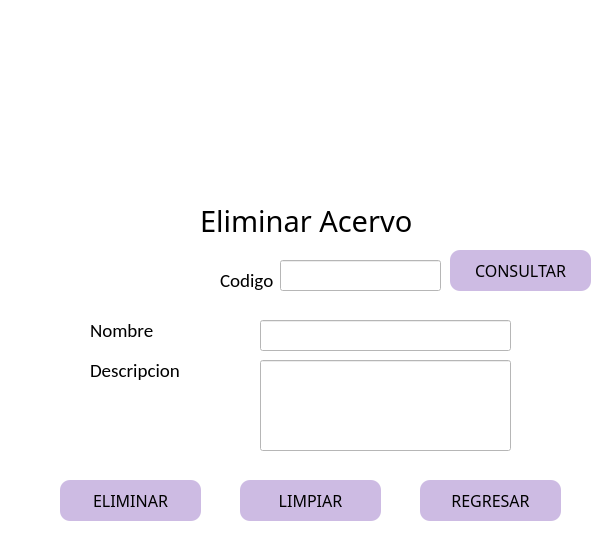
<?xml version="1.0" encoding="UTF-8"?>
<ui version="4.0">
 <class>MainWindow</class>
 <widget class="QMainWindow" name="MainWindow">
  <property name="geometry">
   <rect>
    <x>0</x>
    <y>0</y>
    <width>599</width>
    <height>557</height>
   </rect>
  </property>
  <property name="windowTitle">
   <string>MainWindow</string>
  </property>
  <property name="styleSheet">
   <string notr="true">background-color: rgb(255, 255, 255);</string>
  </property>
  <widget class="QWidget" name="centralwidget">
   <widget class="QPushButton" name="pbConsultar_ace">
    <property name="geometry">
     <rect>
      <x>450</x>
      <y>250</y>
      <width>141</width>
      <height>41</height>
     </rect>
    </property>
    <property name="font">
     <font>
      <family>Dubai Medium</family>
      <pointsize>12</pointsize>
     </font>
    </property>
    <property name="styleSheet">
     <string notr="true">QPushButton{

	background-color:rgb(205, 187, 227);
	border-radius:10px;
	border:10px;
}


QPushButton:hover{
background-color: rgb(170, 255, 127);
	border-radius:10px;
	border: 10px;
}</string>
    </property>
    <property name="text">
     <string>CONSULTAR</string>
    </property>
   </widget>
   <widget class="QPushButton" name="pbEliminar_ace">
    <property name="geometry">
     <rect>
      <x>60</x>
      <y>480</y>
      <width>141</width>
      <height>41</height>
     </rect>
    </property>
    <property name="font">
     <font>
      <family>Dubai Medium</family>
      <pointsize>12</pointsize>
     </font>
    </property>
    <property name="styleSheet">
     <string notr="true">QPushButton{

	background-color:rgb(205, 187, 227);
	border-radius:10px;
	border:10px;
}


QPushButton:hover{
background-color: rgb(170, 255, 127);
	border-radius:10px;
	border: 10px;
}</string>
    </property>
    <property name="text">
     <string>ELIMINAR</string>
    </property>
   </widget>
   <widget class="QLabel" name="label">
    <property name="geometry">
     <rect>
      <x>200</x>
      <y>200</y>
      <width>231</width>
      <height>41</height>
     </rect>
    </property>
    <property name="font">
     <font>
      <family>Segoe MDL2 Assets</family>
      <pointsize>22</pointsize>
     </font>
    </property>
    <property name="text">
     <string>Eliminar Acervo</string>
    </property>
   </widget>
   <widget class="QPushButton" name="pbRegresar_ace">
    <property name="geometry">
     <rect>
      <x>420</x>
      <y>480</y>
      <width>141</width>
      <height>41</height>
     </rect>
    </property>
    <property name="font">
     <font>
      <family>Dubai Medium</family>
      <pointsize>12</pointsize>
     </font>
    </property>
    <property name="styleSheet">
     <string notr="true">QPushButton{

	background-color:rgb(205, 187, 227);
	border-radius:10px;
	border:10px;
}


QPushButton:hover{
background-color: rgb(170, 255, 127);
	border-radius:10px;
	border: 10px;
}</string>
    </property>
    <property name="text">
     <string>REGRESAR</string>
    </property>
   </widget>
   <widget class="QLabel" name="label_2">
    <property name="geometry">
     <rect>
      <x>60</x>
      <y>10</y>
      <width>491</width>
      <height>101</height>
     </rect>
    </property>
    <property name="styleSheet">
     <string notr="true"/>
    </property>
    <property name="text">
     <string/>
    </property>
    <property name="pixmap">
     <pixmap>../imagenes/Logo.png</pixmap>
    </property>
    <property name="scaledContents">
     <bool>true</bool>
    </property>
   </widget>
   <widget class="QLineEdit" name="lineEdit_DescripcionAcervo">
    <property name="geometry">
     <rect>
      <x>260</x>
      <y>360</y>
      <width>251</width>
      <height>91</height>
     </rect>
    </property>
    <property name="font">
     <font>
      <pointsize>10</pointsize>
     </font>
    </property>
    <property name="tabletTracking">
     <bool>false</bool>
    </property>
    <property name="layoutDirection">
     <enum>Qt::LeftToRight</enum>
    </property>
    <property name="autoFillBackground">
     <bool>false</bool>
    </property>
    <property name="styleSheet">
     <string notr="true">QLineEdit{
border: .5px solid
}
</string>
    </property>
    <property name="text">
     <string/>
    </property>
    <property name="echoMode">
     <enum>QLineEdit::Normal</enum>
    </property>
    <property name="alignment">
     <set>Qt::AlignLeading|Qt::AlignLeft|Qt::AlignTop</set>
    </property>
   </widget>
   <widget class="QLabel" name="label_8">
    <property name="geometry">
     <rect>
      <x>220</x>
      <y>270</y>
      <width>61</width>
      <height>20</height>
     </rect>
    </property>
    <property name="font">
     <font>
      <family>Calibri</family>
      <pointsize>14</pointsize>
     </font>
    </property>
    <property name="text">
     <string>Codigo</string>
    </property>
   </widget>
   <widget class="QLabel" name="label_9">
    <property name="geometry">
     <rect>
      <x>90</x>
      <y>320</y>
      <width>91</width>
      <height>20</height>
     </rect>
    </property>
    <property name="font">
     <font>
      <family>Calibri</family>
      <pointsize>14</pointsize>
     </font>
    </property>
    <property name="text">
     <string>Nombre</string>
    </property>
   </widget>
   <widget class="QLineEdit" name="lineEdit_nombreAcervo">
    <property name="geometry">
     <rect>
      <x>260</x>
      <y>320</y>
      <width>251</width>
      <height>31</height>
     </rect>
    </property>
    <property name="font">
     <font>
      <pointsize>10</pointsize>
     </font>
    </property>
    <property name="styleSheet">
     <string notr="true">QLineEdit{
border: .5px solid
}
</string>
    </property>
   </widget>
   <widget class="QLabel" name="label_3">
    <property name="geometry">
     <rect>
      <x>90</x>
      <y>360</y>
      <width>111</width>
      <height>20</height>
     </rect>
    </property>
    <property name="font">
     <font>
      <family>Calibri</family>
      <pointsize>14</pointsize>
     </font>
    </property>
    <property name="text">
     <string>Descripcion</string>
    </property>
   </widget>
   <widget class="QLineEdit" name="lineEdit_codigoA">
    <property name="geometry">
     <rect>
      <x>280</x>
      <y>260</y>
      <width>161</width>
      <height>31</height>
     </rect>
    </property>
    <property name="font">
     <font>
      <pointsize>10</pointsize>
     </font>
    </property>
    <property name="styleSheet">
     <string notr="true">QLineEdit{
border: .5px solid
}
</string>
    </property>
   </widget>
   <widget class="QPushButton" name="pbLimpiar_ace">
    <property name="geometry">
     <rect>
      <x>240</x>
      <y>480</y>
      <width>141</width>
      <height>41</height>
     </rect>
    </property>
    <property name="font">
     <font>
      <family>Dubai Medium</family>
      <pointsize>12</pointsize>
     </font>
    </property>
    <property name="styleSheet">
     <string notr="true">QPushButton{

	background-color:rgb(205, 187, 227);
	border-radius:10px;
	border:10px;
}


QPushButton:hover{
background-color: rgb(170, 255, 127);
	border-radius:10px;
	border: 10px;
}</string>
    </property>
    <property name="text">
     <string>LIMPIAR</string>
    </property>
   </widget>
  </widget>
 </widget>
 <tabstops>
  <tabstop>pbConsultar_ace</tabstop>
  <tabstop>pbEliminar_ace</tabstop>
 </tabstops>
 <resources/>
 <connections/>
</ui>
